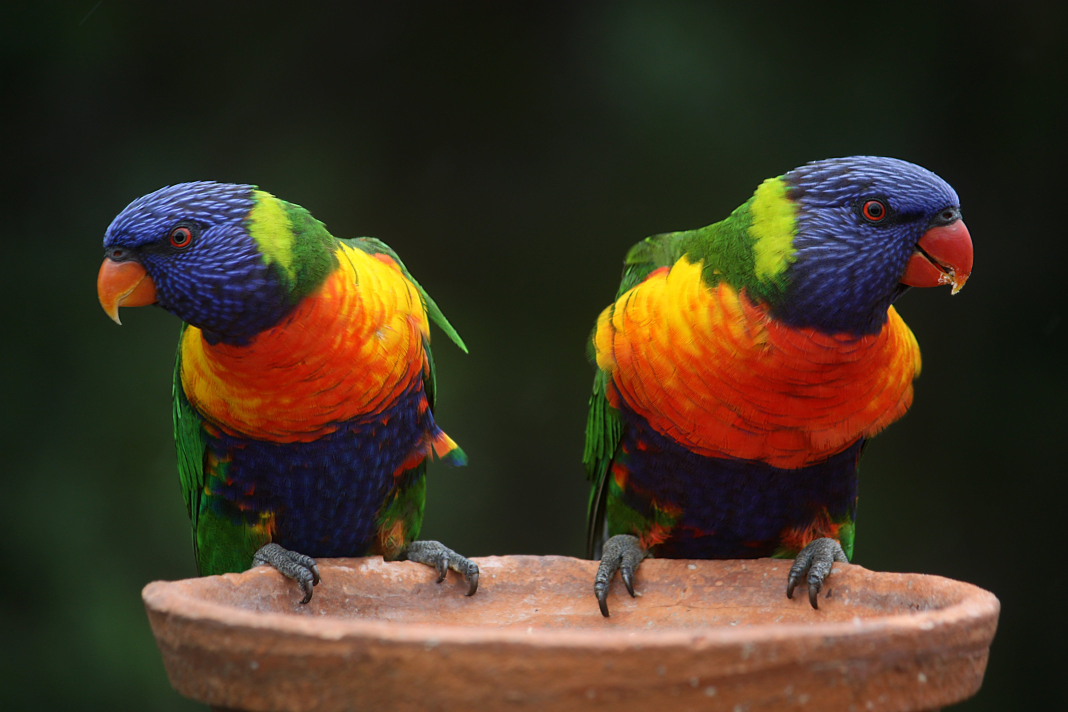
#> input picture course content/data/images/parrots.jpg, 4272 x 2848 px, found by its file name (shown at 1/4 size)
$ jupyter execute --allow-errors 02-color.ipynb
#> lines starting #> are read from the running program, lines starting #| are printed output that depends on the picture
[cell 1]
import requests
import cv2
from matplotlib import pyplot as plt
import numpy as np

from utils import *

[cell 2]
image = cv2.imread('data/images/parrots.jpg')       # if your image is saved locally
#> image is the input picture: shape (2848, 4272, 3); mean B, G, R 35.3, 52.3, 66.4
                                                    # if you're getting an image from the Internet --> image = getImage(link to image)

image = cv2.cvtColor(image, cv2.COLOR_BGR2RGB)      # opencv reads image in BGR format but matplot lib expects it in RGB format

plt.figure(figsize=(5,3))
plt.imshow(image)                                   # needs to be RGB format to show properly
plt.axis('off')
plt.show()

### RGB

[cell 3]
import cv2
from matplotlib import pyplot as plt

# Read the image using cv2
image_path = 'data/images/parrots.jpg'  # Replace with the actual path to your image
image = cv2.imread(image_path)

# Split the image into its three color channels (BGR format)
blue_channel, green_channel, red_channel = cv2.split(image)

# Display each channel separately using Matplotlib in Jupyter Lab
plt.figure(figsize=(12, 6))             # setting up a figure or 'window' for the subplots to be displayed on

# Display the Blue channel
plt.subplot(131)                         # 1 3 1 --> row column subplot_index
                                         # subplot has 1 row, 3 columns, and we're choosing the first subplot index (blue channel)
plt.imshow(blue_channel, cmap='Blues')
plt.title('Blue Channel')
plt.axis('off')

# Display the Green channel
plt.subplot(132)
plt.imshow(green_channel, cmap='Reds')   # you can also put 'gray' instead of 'Blues'/'Reds'/'Greens'
plt.title('Green Channel')
plt.axis('off')

# Display the Red channel
plt.subplot(133)
plt.imshow(red_channel, cmap='Greens')
plt.title('Red Channel')
plt.axis('off')

plt.show()

### HSV

[cell 4]
import cv2
from matplotlib import pyplot as plt

# Read the image using cv2
image_path = 'data/images/parrots.jpg'  # Replace with the actual path to your image
image = cv2.imread(image_path)

image = cv2.cvtColor(image, cv2.COLOR_BGR2HSV)
#> image: shape (2848, 4272, 3); mean H, S, V 44.5, 118.7, 74.1

# Split the image into its three color channels (HSV format)
hue_channel, saturation_channel, value_channel = cv2.split(image)
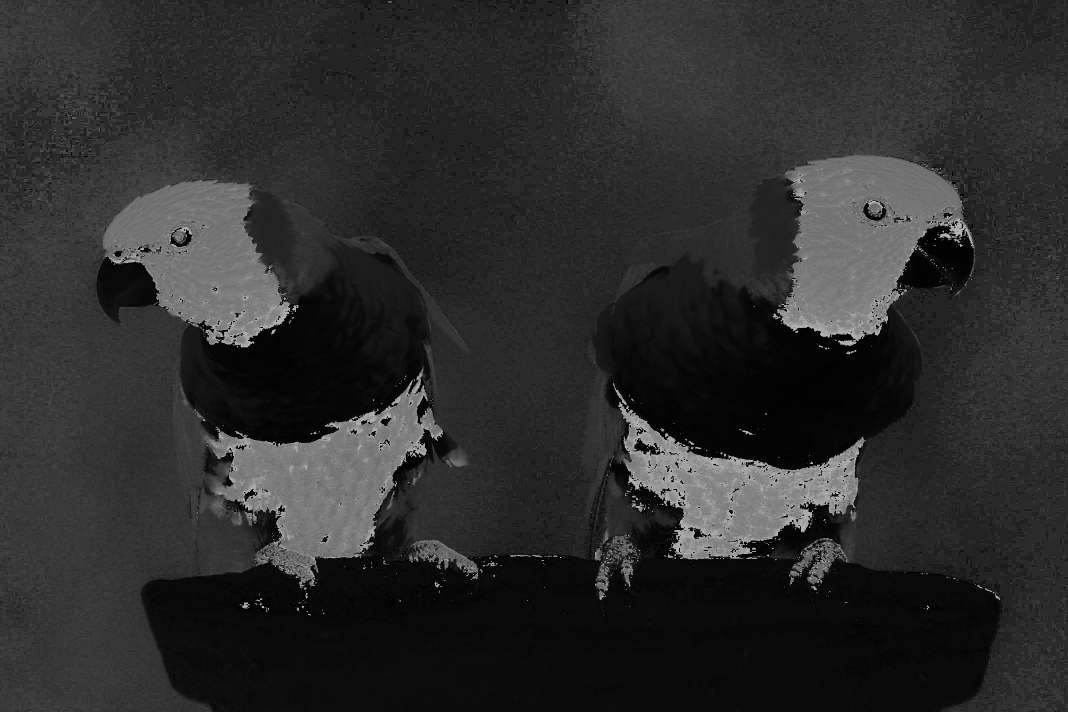
#> hue_channel: shape (2848, 4272) (shown at 1/4 size); min 0, max 179, mean 44.5
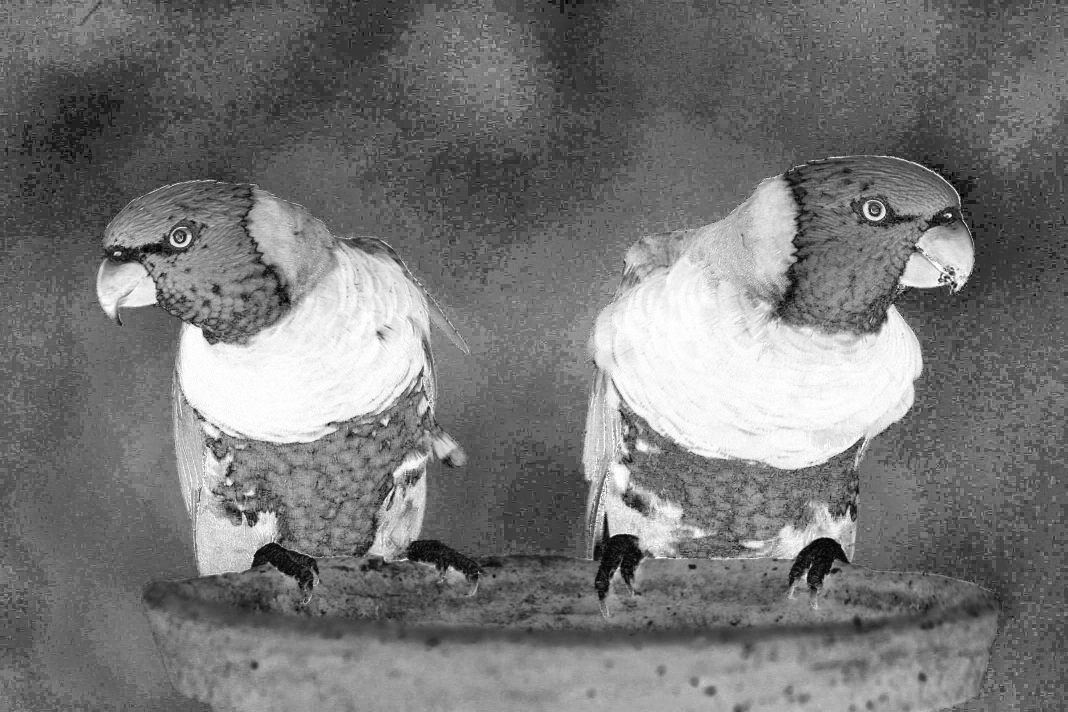
#> saturation_channel: shape (2848, 4272) (shown at 1/4 size); min 0, max 255, mean 118.7
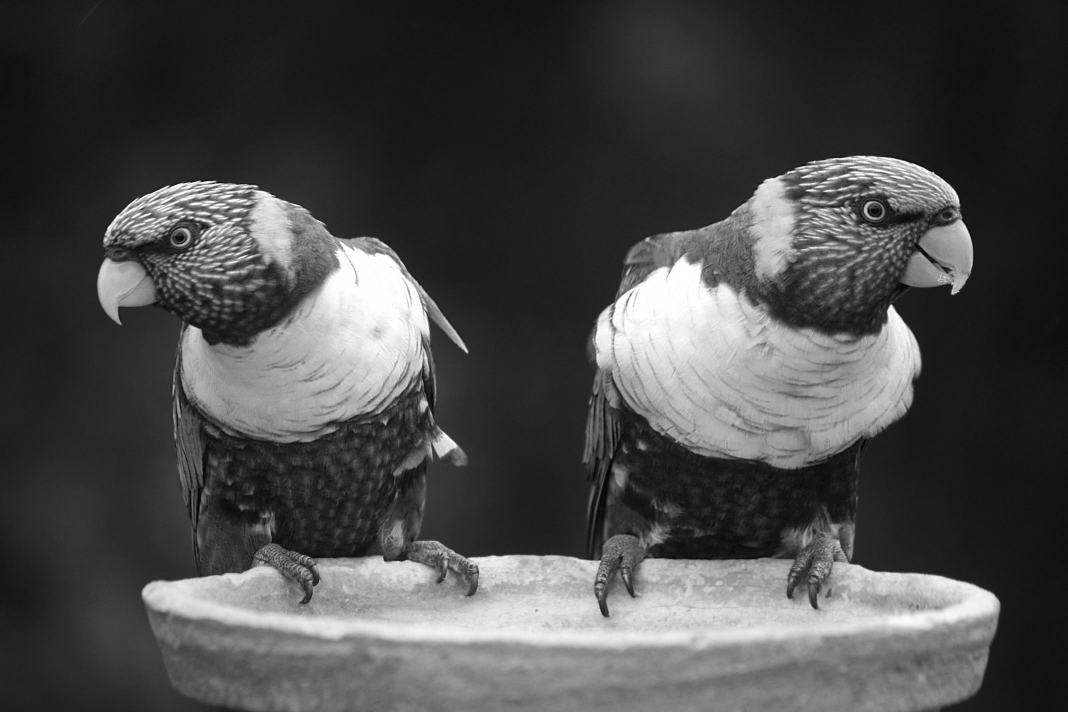
#> value_channel: shape (2848, 4272) (shown at 1/4 size); min 0, max 255, mean 74.1

# Display each channel separately using Matplotlib in Jupyter Lab
plt.figure(figsize=(12, 6))

# Display the Hue (type of color) channel
plt.subplot(131)
plt.imshow(hue_channel, cmap='hsv')
plt.title('Hue')
plt.axis('off')

# Display the Saturation (vividness or purity of the color) channel         0 = grayscale ('no color'), 1 = maximum intensity of the color
plt.subplot(132)
plt.imshow(saturation_channel, cmap='gray')
plt.title('Saturation')
plt.axis('off')

# Display the Value (brightness) channel                                    high val = brighter color (closer to white), low val = darker color (closer to black)
plt.subplot(133)
plt.imshow(value_channel, cmap='gray')
plt.title('Value')
plt.axis('off')

plt.show()

[cell 5]
import cv2
from matplotlib import pyplot as plt
import numpy as np

# Read the image using cv2
image = cv2.imread('data/images/parrots.jpg')

# Convert the image to HSV color space
image_hsv = cv2.cvtColor(image, cv2.COLOR_BGR2HSV)

# Split the HSV image into its three channels
hue_channel, saturation_channel, value_channel = cv2.split(image_hsv)

# -----------------------------------------------------------------------------------------------------------------------------------------------------------------------------------
#  Modify the channel [hue range is [0,179] in opencv]
modified_channel = np.clip(1.5 * saturation_channel, 0, 255).astype(np.uint8)                                           # multiplies each pixel val in the saturation channel by 1.5
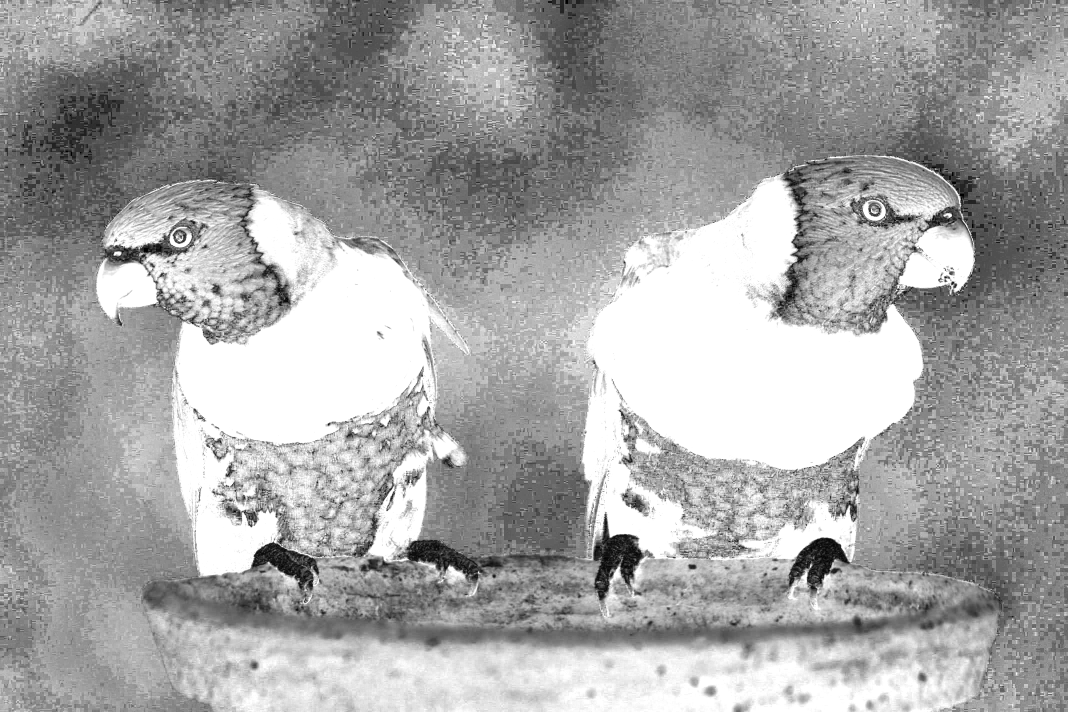
#> modified_channel: shape (2848, 4272) (shown at 1/4 size); min 0, max 255, mean 165.1
                                                                                                                        # anything beyond 255 will be 'clipped' to 255
                                                                                                                        # all manipulations should be done in float (more accurate)
                                                                                                                        # after, you can convert back to uint8

#modified_channel = np.clip(1.5 * value_channel, 0, 255).astype(np.uint8)                                               # same as above but modifies the value channel

#modified_channel = np.repeat(np.linspace(0,179,image.shape[0]).reshape(-1,1), image.shape[1], 1).astype(np.uint8)      # creates an arr of evenly-spaced values from 0 to 179,
                                                                                                                        # with the number of values = # of rows in the image
                                                                                                                        # then reshapes the 1D array into a 2D column vector
                                                                                                                        # finally, repeats the column vector horizontally to create a
                                                                                                                        # 2D array with the same number of columns as the image

#modified_channel = 80*np.ones(image.shape[0:2]).astype(np.uint8)                                                       # creates a 2D array of 1s with the same number of rows and
                                                                                                                        # columns as the image & then multiplies all elements by 80

# -----------------------------------------------------------------------------------------------------------------------------------------------------------------------------------

# -----------------------------------------------------------------------------------------------------------------------------------------------------------------------------------
# Merge the modified channels back into an HSV image
modified_hsv_image = cv2.merge([hue_channel, modified_channel, value_channel])                                          # order is important
#> modified_hsv_image: shape (2848, 4272, 3); mean H, S, V 44.5, 165.1, 74.1
#modified_hsv_image = cv2.merge([hue_channel, saturation_channel, modified_channel])
#modified_hsv_image = cv2.merge([modified_channel, saturation_channel, value_channel])

# -----------------------------------------------------------------------------------------------------------------------------------------------------------------------------------

# Convert the modified HSV image back to BGR color space
modified_image = cv2.cvtColor(modified_hsv_image, cv2.COLOR_HSV2BGR)

# Display the original and modified images side by side
plt.figure(figsize=(10, 5))

plt.subplot(1, 2, 1)
plt.imshow(cv2.cvtColor(image, cv2.COLOR_BGR2RGB))
plt.title('Original Image')
plt.axis('off')

plt.subplot(1, 2, 2)
plt.imshow(cv2.cvtColor(modified_image, cv2.COLOR_BGR2RGB))
plt.title('Modified Image')
plt.axis('off')

plt.show()

[cell 6]
# Read the image using cv2
image = cv2.imread('data/images/motorbike.jpeg')
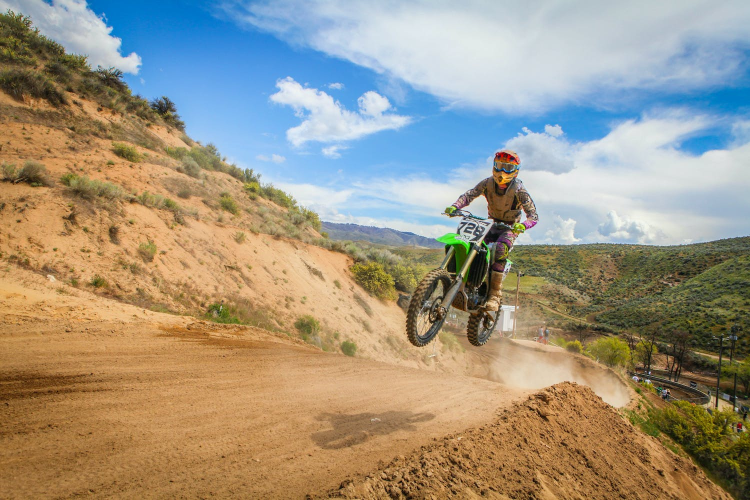
#> input picture course content/Rana's Midterm Review/data/images/motorbike.jpeg, 1500 x 1000 px, found by its file name (shown at 1/2 size)
#> image is the input picture: shape (1000, 1500, 3); mean B, G, R 130.7, 149.4, 158.5

# Convert the image to HSV color space
image_gray = cv2.cvtColor(image, cv2.COLOR_BGR2GRAY)
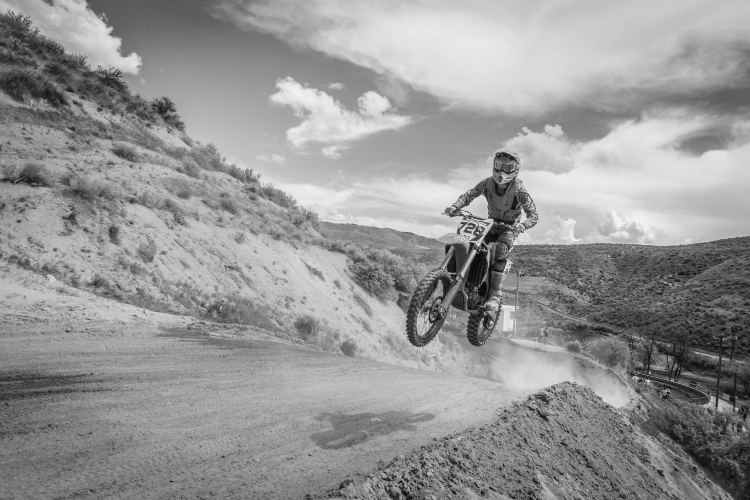
#> image_gray: shape (1000, 1500) (shown at 1/2 size); min 0, max 254, mean 150

# Display the original and modified images side by side
plt.figure(figsize=(10, 5))

plt.subplot(1, 2, 1)    # or (121)
plt.imshow(cv2.cvtColor(image, cv2.COLOR_BGR2RGB))
plt.title('Original Image')
plt.axis('off')

plt.subplot(1, 2, 2)
plt.imshow(image_gray, cmap = 'gray')
plt.title('Grayscale Image')
plt.axis('off')

plt.show()
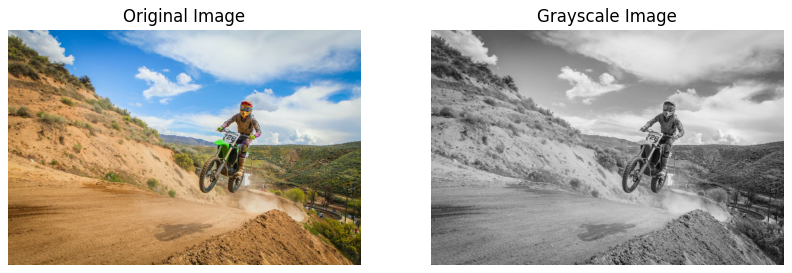
#> figure drawn by matplotlib, 2 panels

### Histograms

[cell 7]
# Read the image
image = cv2.imread('data/images/motorbike.jpeg', cv2.IMREAD_GRAYSCALE)
#> image: shape (1000, 1500); min 0, max 255, mean 150

# Calculate the histogram
histSize = 256                                                      # binSize (if I reduce it to 50, each bin will carry/have more pixels)
hist = cv2.calcHist([image], [0], None, [histSize], [0, 256])       # calcHist(list of images, channels, mask, histSize, range)
#> hist = 256 values, max 13559 at index 158, min 0 at index 251, mean 5859.4
                                                                        # channel 0 = first and only channel (since it's in grayscale), the channel is the intensity
                                                                        # None --> don't use any mask when computing the histogram
                                                                        # [0, 256] --> range of pixel values to be considered for the histogram (full range of pixels from 0 to 255)
# there's also a function in the numPy library to create histograms

# Plot the histogram
plt.bar(range(histSize), hist.flatten(), width=2.0, color='gray')   # hist.flatten() --> give me one big array (of size 256)
plt.title('Grayscale Image Histogram')
plt.xlabel('Pixel Intensity')
plt.ylabel('Frequency')
plt.show()
#> figure, not shown here; tallest bar 13559 high, from x = 157 to 159

[cell 8]
hist.flatten().shape
#> Out = (256,)

### White-Balancing

#> (a cell that did not finish here is left out)

##### The code snippet above ^^ is already included in the next part

#> (a cell that did not finish here is left out)

### Resize

[cell 11]
import cv2

# Read the original image
image = cv2.imread('data/images/tiger.jpg')
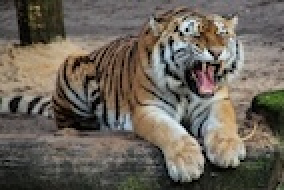
#> input picture Salman's Notes/data/images/tiger.jpg, 142 x 95 px, found by its file name (shown 2 times larger)
#> image is the input picture: shape (95, 142, 3); mean B, G, R 89.2, 99.1, 106.5

# Resize the image (using three different interpolation methods)
    # cv2.resize(image, (width of output image, height of output image), interpolation method)
resized_image_1 = cv2.resize(image, (int(image.shape[1]/2), int(image.shape[0]/2)), interpolation=cv2.INTER_NEAREST)
resized_image_2 = cv2.resize(image, (int(image.shape[1]/2), int(image.shape[0]/2)), interpolation=cv2.INTER_LINEAR)
resized_image_3 = cv2.resize(image, (int(image.shape[1]/2), int(image.shape[0]/2)), interpolation=cv2.INTER_CUBIC)

    # Nearest Neighbour is the fastest but may result in a blocky appearance
    # Bilinear provides a smoother result
    # Bicubic is even smoother but requires more computation.

# Display the original and resized images (optional)
plt.figure(figsize=(12, 8))

plt.subplot(2, 2, 1)
plt.imshow(cv2.cvtColor(image, cv2.COLOR_BGR2RGB))
plt.title('Original Image')
plt.axis('off')

plt.subplot(2, 2, 2)
plt.imshow(cv2.cvtColor(resized_image_1, cv2.COLOR_BGR2RGB))
plt.title('Resized Image (Nearest Neighbour Interpolation)')
plt.axis('off')

plt.subplot(2, 2, 3)
plt.imshow(cv2.cvtColor(resized_image_2, cv2.COLOR_BGR2RGB))
plt.title('Resized Image (Bilinear Interpolation)')
plt.axis('off')

plt.subplot(2, 2, 4)
plt.imshow(cv2.cvtColor(resized_image_3, cv2.COLOR_BGR2RGB))
plt.title('Resized Image (Bicubic Interpolation)')
plt.axis('off')
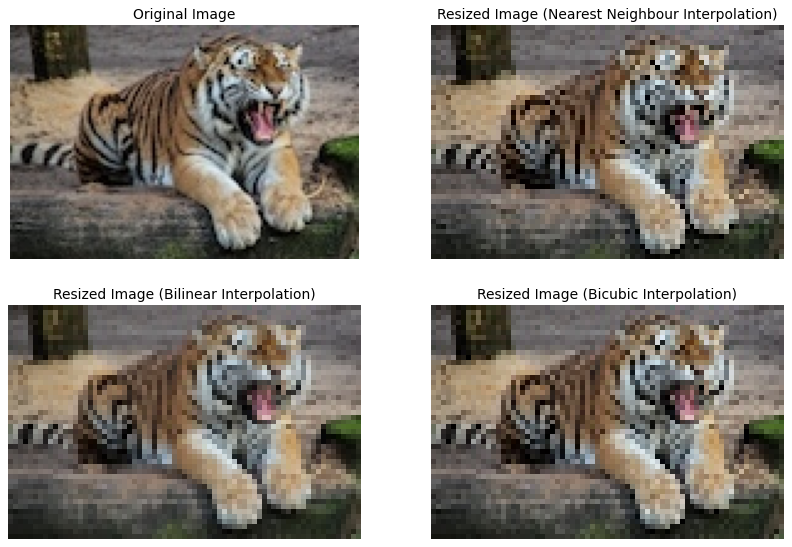
#> figure drawn by matplotlib, 4 panels
